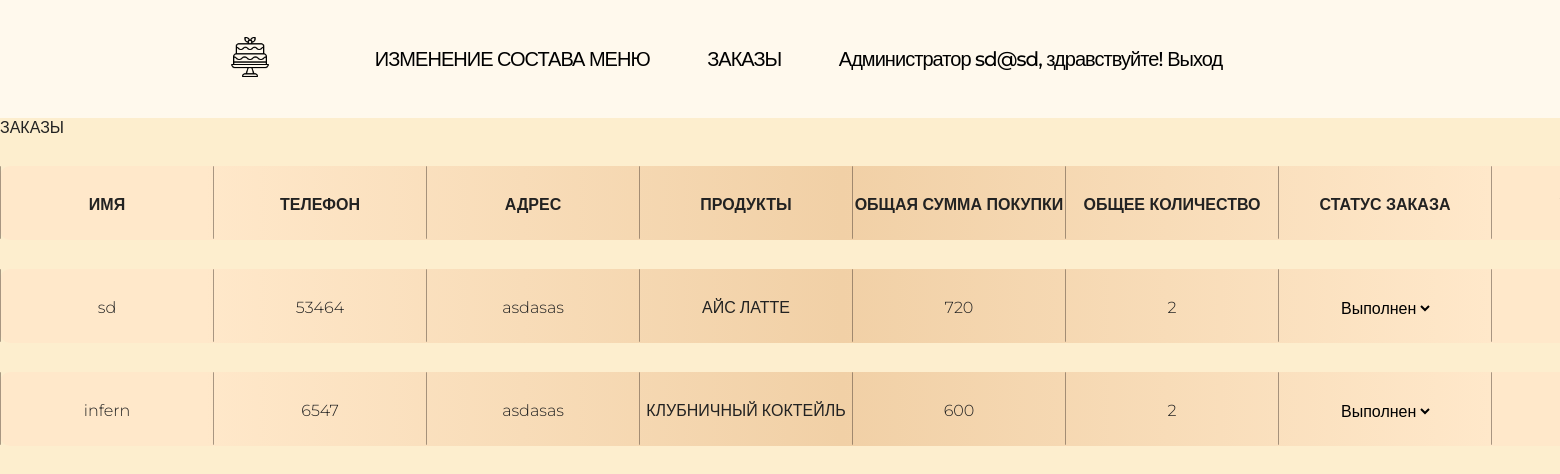
Screenshot of /SladkiyMir/orders.php (signed in) with the database file from the repository.
### tables this page shows
CREATE TABLE `orders` (
  `id` int NOT NULL,
  `id_users` int NOT NULL,
  `id_products` int NOT NULL,
  `Logins` varchar(100) NOT NULL,
  `Phones` varchar(20) NOT NULL,
  `Adress` varchar(255) NOT NULL,
  `products` text NOT NULL,
  `totalPrice` int NOT NULL,
  `totalQuantity` int NOT NULL,
  `created_at` timestamp NULL DEFAULT CURRENT_TIMESTAMP
);

### SladkiyMir/orders.php (the view, shortened to what this page needs)
<!DOCTYPE html>
<html lang="en">
<head>
    <link rel="stylesheet" href="style.css">
</head>
<body>
</body>
</html>
<?php
include ('nav_admin.php');
?>
<main class="orders">
    <label>ЗАКАЗЫ</label>
    <div class="input-l">
        <div class="input-l-l">
            <p class="input-labell"><b>ИМЯ</b></p>
            <p class="input-labell"><b>ТЕЛЕФОН</b></p>
            <p class="input-labell"><b>АДРЕС</b></p>
            <p class="input-labell"><b>ПРОДУКТЫ</b></p>
            <p class="input-labell"><b>ОБЩАЯ СУММА ПОКУПКИ</b></p>
            <p class="input-labell"><b>ОБЩЕЕ КОЛИЧЕСТВО</b></p>
            <p class="input-labell"><b>СТАТУС ЗАКАЗА</b></p>
            <p class="input-labell"><b>УДАЛИТЬ</b></p>
        </div>
    </div>
    <?php
    include ("dbconnect.php");
    $result = mysqli_query($mysqli, "SELECT * FROM orders");
    $div = "<div class='cards'>";
    while ($row = mysqli_fetch_assoc($result)) {
        $div .= '<div class="input-l">';
        $div .= '<div class="input-l-l">';
        $div .= '<p class="input-labell">' . $row['Logins'] . '</p>';
        $div .= '<p class="input-labell">' . $row['Phones'] . '</p>';
        $div .= '<p class="input-labell">' . $row['Adress'] . '</p>';
        $div .= '<p class="input-labell">' . $row['products'] . '</p>';
        $div .= '<p class="input-labell">' . $row['totalPrice'] . '</p>';
        $div .= '<p class="input-labell">' . $row['totalQuantity'] . '</p>';
        $div .= '<p class="input-labell"><select class="select-opt1" name="" id="">
        <option value="Выполнен">Выполнен</option>
        <option value="Отменен">Отменен</option>
    </select></p>';
        $div .= ' <form class="delete_btn" action="orders.php" method="post">
        <p class="input-labell"><input type="hidden" name="delete_btn" value="1">
                <button type="submit">Удалить</button></p>
            </form>';
        $div .= '</div>';
        $div .= '</div>';
    }
    $div .= '</div>';
    echo $div;
    ?>
</main>

### SladkiyMir/style.css (style rules this page uses)
* { margin: 0; padding: 0; }
body { color: #222; font-family: "Montserrat", sans-serif; font-weight: 300; }
.cards { position: relative; }
.input-labell { border-radius: 1px; border-left: #43362c75 solid 0.5px; text-align: center; padding-top: 29px; width: 212px; height: 44px; background: none; }
.input-l { border-radius: 10px; margin-top: 29px; width: -webkit-fill-available; height: 74px; display: inline-table; background: linear-gradient(90deg, #ffe8ca 12%, #f1d0a6 49.4%, #ffe8ca 87.5%); border: none; }
.input-l-l { width: -webkit-fill-available; height: 74px; display: inline-flex; justify-content: space-between; }
.orders { width: auto; height: 1592px; background-color: #fdedcbed; }
.select-opt1 { background-color: transparent; border: none; margin: 0; font-family: inherit; font-size: inherit; cursor: inherit; line-height: inherit; outline: none; display: inline; }

### rows the page displays
orders: Logins "sd", Phones "53464", Adress "asdasas", products "АЙС ЛАТТЕ", totalPrice "720", totalQuantity "2"
orders: Logins "infern", Phones "6547", Adress "asdasas", products "КЛУБНИЧНЫЙ КОКТЕЙЛЬ", totalPrice "600", totalQuantity "2"

### other values shown
$_SESSION['Emails'] "sd@sd"
